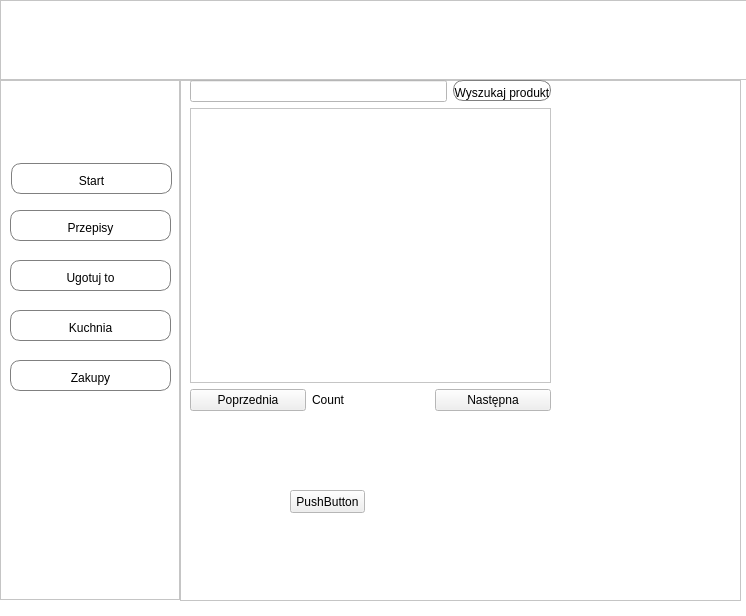
<?xml version="1.0" encoding="UTF-8"?>
<ui version="4.0">
 <class>MainWindow</class>
 <widget class="QMainWindow" name="MainWindow">
  <property name="geometry">
   <rect>
    <x>0</x>
    <y>0</y>
    <width>746</width>
    <height>616</height>
   </rect>
  </property>
  <property name="palette">
   <palette>
    <active>
     <colorrole role="Base">
      <brush brushstyle="SolidPattern">
       <color alpha="255">
        <red>255</red>
        <green>255</green>
        <blue>255</blue>
       </color>
      </brush>
     </colorrole>
     <colorrole role="Window">
      <brush brushstyle="SolidPattern">
       <color alpha="255">
        <red>255</red>
        <green>255</green>
        <blue>255</blue>
       </color>
      </brush>
     </colorrole>
    </active>
    <inactive>
     <colorrole role="Base">
      <brush brushstyle="SolidPattern">
       <color alpha="255">
        <red>255</red>
        <green>255</green>
        <blue>255</blue>
       </color>
      </brush>
     </colorrole>
     <colorrole role="Window">
      <brush brushstyle="SolidPattern">
       <color alpha="255">
        <red>255</red>
        <green>255</green>
        <blue>255</blue>
       </color>
      </brush>
     </colorrole>
    </inactive>
    <disabled>
     <colorrole role="Base">
      <brush brushstyle="SolidPattern">
       <color alpha="255">
        <red>255</red>
        <green>255</green>
        <blue>255</blue>
       </color>
      </brush>
     </colorrole>
     <colorrole role="Window">
      <brush brushstyle="SolidPattern">
       <color alpha="255">
        <red>255</red>
        <green>255</green>
        <blue>255</blue>
       </color>
      </brush>
     </colorrole>
    </disabled>
   </palette>
  </property>
  <property name="windowTitle">
   <string>MainWindow</string>
  </property>
  <property name="styleSheet">
   <string notr="true"/>
  </property>
  <widget class="QWidget" name="centralwidget">
   <widget class="QFrame" name="topMenu">
    <property name="geometry">
     <rect>
      <x>0</x>
      <y>0</y>
      <width>800</width>
      <height>80</height>
     </rect>
    </property>
    <property name="frameShape">
     <enum>QFrame::StyledPanel</enum>
    </property>
    <property name="frameShadow">
     <enum>QFrame::Raised</enum>
    </property>
   </widget>
   <widget class="QFrame" name="leftMenu">
    <property name="geometry">
     <rect>
      <x>0</x>
      <y>80</y>
      <width>180</width>
      <height>520</height>
     </rect>
    </property>
    <property name="frameShape">
     <enum>QFrame::StyledPanel</enum>
    </property>
    <property name="frameShadow">
     <enum>QFrame::Raised</enum>
    </property>
    <widget class="QPushButton" name="btn_page_1">
     <property name="geometry">
      <rect>
       <x>11</x>
       <y>83</y>
       <width>161</width>
       <height>31</height>
      </rect>
     </property>
     <property name="layoutDirection">
      <enum>Qt::RightToLeft</enum>
     </property>
     <property name="styleSheet">
      <string notr="true">QPushButton {
	background-color: rgb(255,255,255);
	border-style: solid;
	border-color: grey;
	border-width: 1px;
	padding-top: 5px;
	color: rgb(0, 0, 0);
	border-radius: 10px;
}
QPushButton:hover {
	background-color: rgb(255, 170, 0)
}
	
	

</string>
     </property>
     <property name="text">
      <string>Start</string>
     </property>
    </widget>
    <widget class="QPushButton" name="btn_page_2">
     <property name="geometry">
      <rect>
       <x>10</x>
       <y>130</y>
       <width>161</width>
       <height>31</height>
      </rect>
     </property>
     <property name="styleSheet">
      <string notr="true">QPushButton {
	background-color: rgb(255,255,255);
	border-style: solid;
	border-color: grey;
	border-width: 1px;
	padding-top: 5px;
	color: rgb(0, 0, 0);
	border-radius: 10px;
}
QPushButton:hover {
	background-color: rgb(255, 170, 0)
}
	
	

</string>
     </property>
     <property name="text">
      <string>Przepisy</string>
     </property>
    </widget>
    <widget class="QPushButton" name="btn_page_3">
     <property name="geometry">
      <rect>
       <x>10</x>
       <y>180</y>
       <width>161</width>
       <height>31</height>
      </rect>
     </property>
     <property name="styleSheet">
      <string notr="true">QPushButton {
	background-color: rgb(255,255,255);
	border-style: solid;
	border-color: grey;
	border-width: 1px;
	padding-top: 5px;
	color: rgb(0, 0, 0);
	border-radius: 10px;
}
QPushButton:hover {
	background-color: rgb(255, 170, 0)
}
	
	

</string>
     </property>
     <property name="text">
      <string>Ugotuj to</string>
     </property>
    </widget>
    <widget class="QPushButton" name="btn_page_4">
     <property name="geometry">
      <rect>
       <x>10</x>
       <y>230</y>
       <width>161</width>
       <height>31</height>
      </rect>
     </property>
     <property name="styleSheet">
      <string notr="true">QPushButton {
	background-color: rgb(255,255,255);
	border-style: solid;
	border-color: grey;
	border-width: 1px;
	padding-top: 5px;
	color: rgb(0, 0, 0);
	border-radius: 10px;
}
QPushButton:hover {
	background-color: rgb(255, 170, 0)
}
	
	

</string>
     </property>
     <property name="text">
      <string>Kuchnia</string>
     </property>
    </widget>
    <widget class="QPushButton" name="btn_page_5">
     <property name="geometry">
      <rect>
       <x>10</x>
       <y>280</y>
       <width>161</width>
       <height>31</height>
      </rect>
     </property>
     <property name="styleSheet">
      <string notr="true">QPushButton {
	background-color: rgb(255,255,255);
	border-style: solid;
	border-color: grey;
	border-width: 1px;
	padding-top: 5px;
	color: rgb(0, 0, 0);
	border-radius: 10px;
}
QPushButton:hover {
	background-color: rgb(255, 170, 0)
}
	
	

</string>
     </property>
     <property name="text">
      <string>Zakupy</string>
     </property>
    </widget>
   </widget>
   <widget class="QFrame" name="pagesFrame">
    <property name="geometry">
     <rect>
      <x>180</x>
      <y>80</y>
      <width>561</width>
      <height>521</height>
     </rect>
    </property>
    <property name="maximumSize">
     <size>
      <width>631</width>
      <height>521</height>
     </size>
    </property>
    <property name="frameShape">
     <enum>QFrame::StyledPanel</enum>
    </property>
    <property name="frameShadow">
     <enum>QFrame::Raised</enum>
    </property>
    <widget class="QStackedWidget" name="stackedWidget">
     <property name="geometry">
      <rect>
       <x>0</x>
       <y>0</y>
       <width>561</width>
       <height>531</height>
      </rect>
     </property>
     <property name="currentIndex">
      <number>3</number>
     </property>
     <widget class="QWidget" name="Start">
      <widget class="QLabel" name="label">
       <property name="geometry">
        <rect>
         <x>170</x>
         <y>90</y>
         <width>47</width>
         <height>13</height>
        </rect>
       </property>
       <property name="text">
        <string>P1</string>
       </property>
      </widget>
     </widget>
     <widget class="QWidget" name="Recipies">
      <widget class="QLabel" name="label_2">
       <property name="geometry">
        <rect>
         <x>160</x>
         <y>200</y>
         <width>47</width>
         <height>13</height>
        </rect>
       </property>
       <property name="text">
        <string>P2</string>
       </property>
      </widget>
     </widget>
     <widget class="QWidget" name="CookIt">
      <widget class="QLabel" name="label_3">
       <property name="geometry">
        <rect>
         <x>320</x>
         <y>270</y>
         <width>47</width>
         <height>13</height>
        </rect>
       </property>
       <property name="text">
        <string>P3</string>
       </property>
      </widget>
     </widget>
     <widget class="QWidget" name="Kitchen">
      <widget class="QPushButton" name="pushButton">
       <property name="geometry">
        <rect>
         <x>110</x>
         <y>410</y>
         <width>75</width>
         <height>23</height>
        </rect>
       </property>
       <property name="text">
        <string>PushButton</string>
       </property>
      </widget>
      <widget class="QWidget" name="">
       <property name="geometry">
        <rect>
         <x>10</x>
         <y>0</y>
         <width>361</width>
         <height>331</height>
        </rect>
       </property>
       <layout class="QVBoxLayout" name="verticalLayout">
        <item>
         <layout class="QHBoxLayout" name="horizontalLayout">
          <item>
           <widget class="QLineEdit" name="lineEdit"/>
          </item>
          <item>
           <widget class="QPushButton" name="btn_search_product">
            <property name="styleSheet">
             <string notr="true">QPushButton {
	background-color: rgb(255,255,255);
	border-style: solid;
	border-color: grey;
	border-width: 1px;
	padding-top: 5px;
	color: rgb(0, 0, 0);
	border-radius: 10px;
}
QPushButton:hover {
	background-color: rgb(255, 170, 0)
}
	
	

</string>
            </property>
            <property name="text">
             <string>Wyszukaj produkt</string>
            </property>
           </widget>
          </item>
         </layout>
        </item>
        <item>
         <widget class="QTableView" name="tableView"/>
        </item>
        <item>
         <layout class="QHBoxLayout" name="horizontalLayout_2">
          <item>
           <widget class="QPushButton" name="btn_previous_page">
            <property name="text">
             <string>Poprzednia</string>
            </property>
           </widget>
          </item>
          <item>
           <widget class="QLabel" name="lblCount">
            <property name="text">
             <string>Count</string>
            </property>
           </widget>
          </item>
          <item>
           <widget class="QPushButton" name="btn_next_page">
            <property name="text">
             <string>Następna</string>
            </property>
           </widget>
          </item>
         </layout>
        </item>
       </layout>
      </widget>
     </widget>
     <widget class="QWidget" name="Shopping">
      <widget class="QLabel" name="label_5">
       <property name="geometry">
        <rect>
         <x>270</x>
         <y>290</y>
         <width>47</width>
         <height>13</height>
        </rect>
       </property>
       <property name="text">
        <string>P5</string>
       </property>
      </widget>
     </widget>
    </widget>
   </widget>
  </widget>
  <action name="actiontest">
   <property name="text">
    <string>test</string>
   </property>
  </action>
 </widget>
 <resources/>
 <connections/>
</ui>
